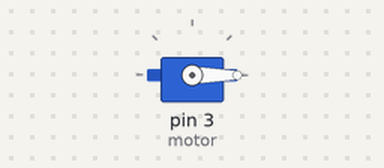
This sketch was run on a simulated Arduino Uno, built with avr-gcc and run on an emulated ATmega328P. Shown: servo.

Above: at 0.05 s.
At 6.0 s:
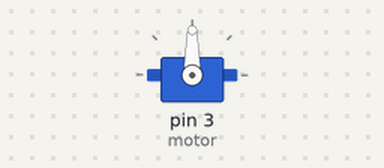
Timing chart, 0 to 7.8 s (numbered marks = the images above):
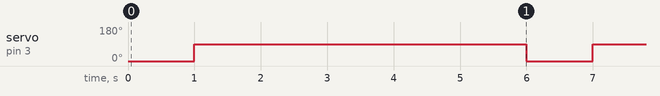

Measured:
- by itself, servo on pin 3 (motor): alternates 90° for 5.0 s and 0° for 1.0 s

The sketch:

servo.ino
```cpp
#include <Servo.h>

Servo motor;
int rotation = 1;

void setup() {
  motor.attach(3);
}

void loop() {
    motor.write(0);
  delay(1000);
    motor.write(90);
  delay(5000);
}
```
